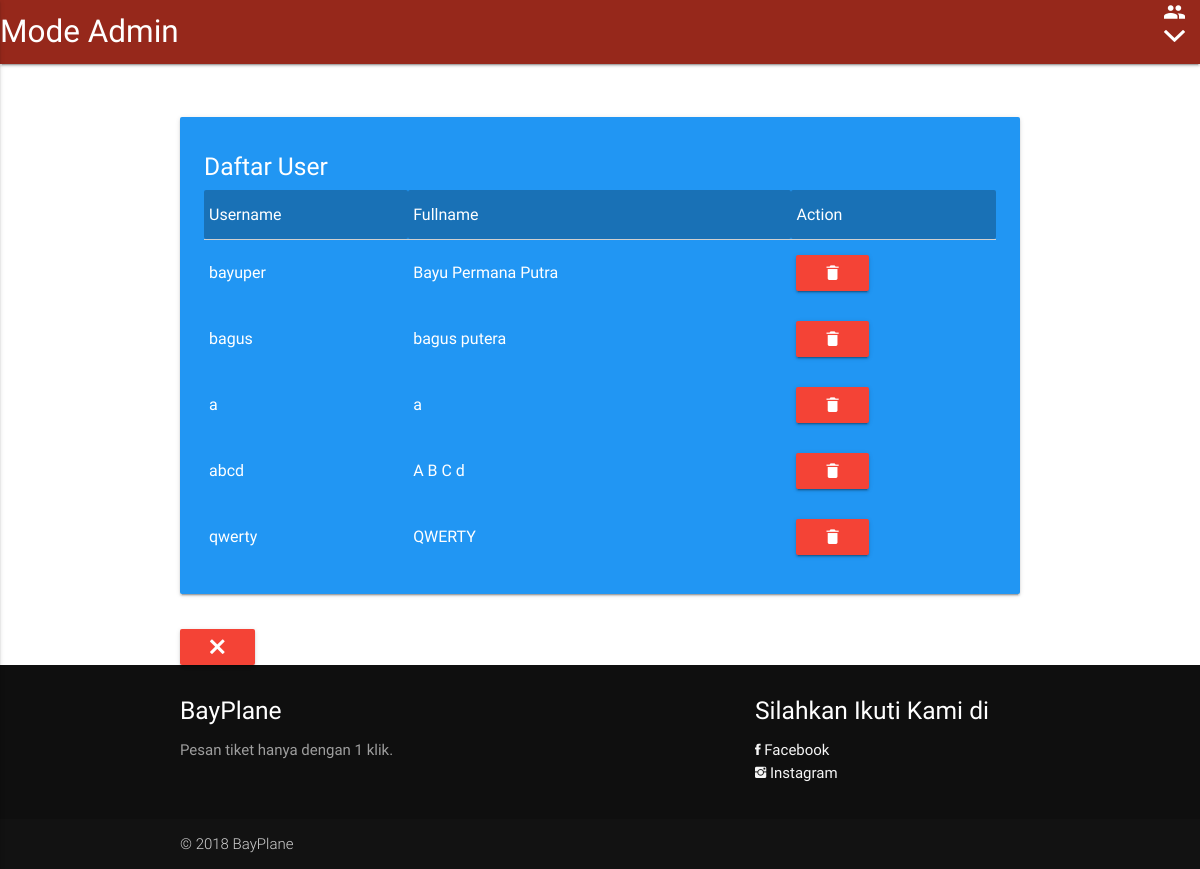
The app's page /admin/user.php (signed in) with its own data.
### tables this page shows
CREATE TABLE `user` (
  `id_user` int(11) NOT NULL,
  `username` text NOT NULL,
  `password` text NOT NULL,
  `fullname` text NOT NULL
);

### admin/user.php (the view, shortened to what this page needs)
<html>
<head>
    <link rel="stylesheet" href="../css/materialize.min.css">
    <link rel="stylesheet" href="../css/ionicons.min.css">
</head>
<body>
    <?php include "nav.php"; ?>
    <div class="container">
        <div class="row">
            <div class="col s12">
                <br/>
                <br/>
                <div class="card-panel white-text blue">
                    <h5>Daftar User</h5>
                    <table>
                        <thead style="background-color: rgba(0, 0, 0, 0.25);" class="white-text">
                            <tr>
                                <td>Username</td>
                                <td>Fullname</td>
                                <td>Action</td>
                            </tr>
                        </thead>
                        <tbody class="white-text">
                            <?php include "koneksi.php";
                            $sql = mysqli_query($conn, 'select * from user ');
                            while($dtt = mysqli_fetch_array($sql) ) {
                            ?>
                            <tr>
                                <td>
                                    <?=$dtt['username'];?>
                                </td>
                                <td>
                                    <?=$dtt['fullname'];?>
                                </td>
                                <td>
                                    <a href="user_d.php" onclick="return confirm('Admin Yakin ingin menghapusnya?');"><button class="btn waves-effect red white-text"><i class="ion-android-delete"></i></button></a>
                                </td>
                            </tr>
                            <?php } ?>
                        </tbody>
                    </table>
                </div>
            </div>
        </div>
        <a href="index.php" onclick="window.close();"><button class="btn waves-effect red"><i class="ion-close"></i></button></a>
    </div>
    <?php include "footer.php";?>
</body>
</html>

### records on screen
user: username "bayuper", fullname "Bayu Permana Putra"
user: username "bagus", fullname "bagus putera"
user: username "a", fullname "a"
user: username "abcd", fullname "A B C d"
user: username "qwerty", fullname "QWERTY"
